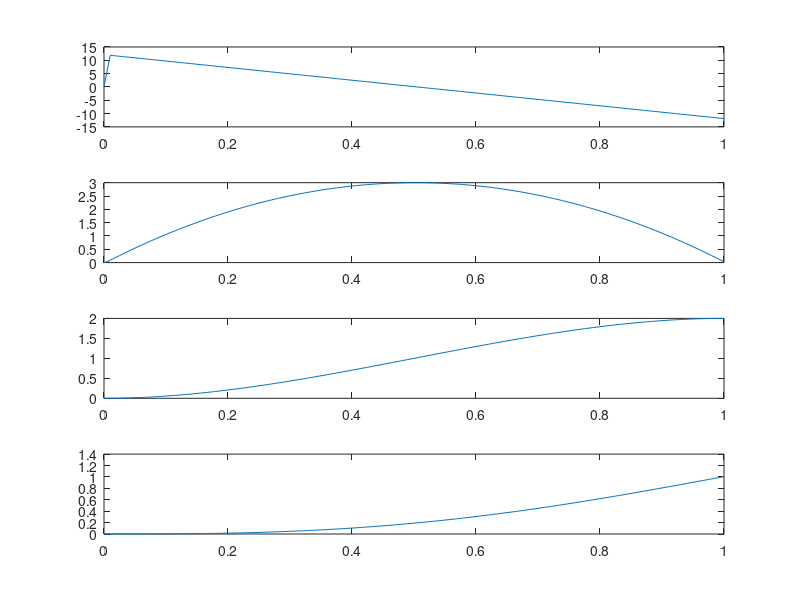

Reproduce this figure in MATLAB.
clear
clc
%%  input
v_max=2;                    %maximum velocity 1m/s
acc_t=1;                    %accleration time 1s
smp_t=0.005;
%% construct polynomial fomular
a=-2*v_max/acc_t^3;
b=3*v_max/acc_t^2;
t=0:smp_t:acc_t;
%% four varaibles
S=zeros(1,length(t)-1);
v=zeros(1,length(t-1));
acc=zeros(1,length(t)-1);
Jerk=zeros(1,length(t)-1);
%% calculate four varaibles base on velocity
for i=2:length(t)
    v(i)=a*t(i)^3+b*t(i)^2;
    acc(i)=(v(i)-v(i-1))/smp_t;
    Jerk(i)=(acc(i)-acc(i-1))/smp_t;
    S(i)=S(i-1)+v(i)*smp_t;
end
%% plot 
subplot(4,1,1)
plot(t,Jerk);
subplot(4,1,2)
plot(t,acc);
subplot(4,1,3)
plot(t,v);
subplot(4,1,4)
plot(t,S);
